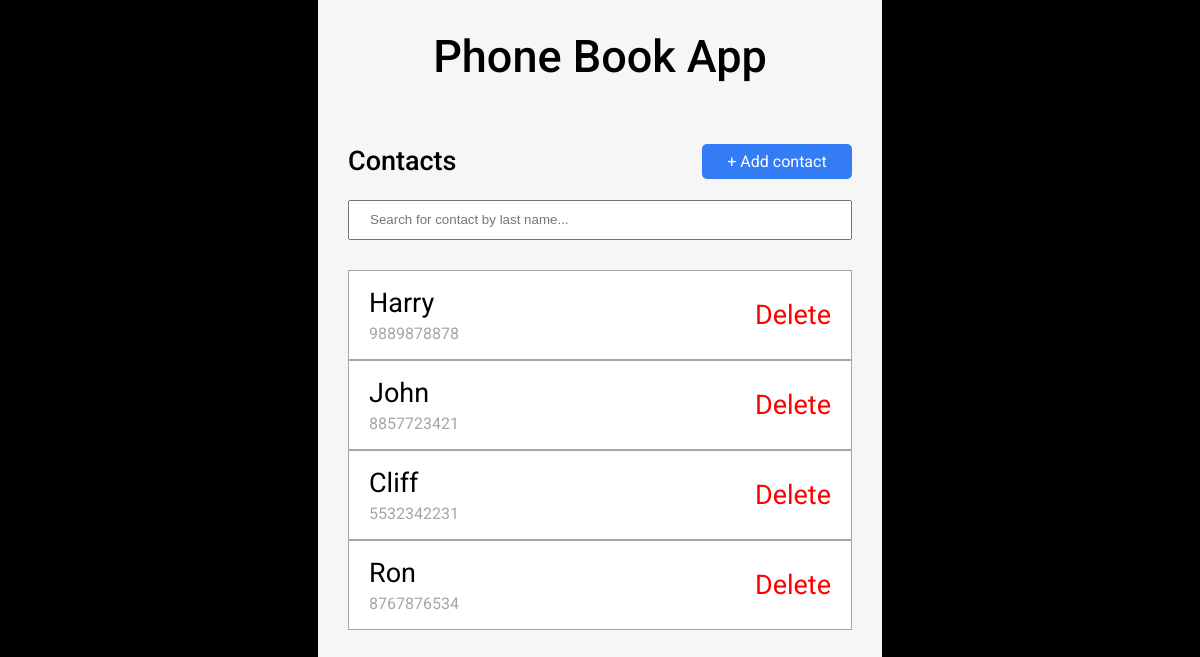
Before: / with the older database file.
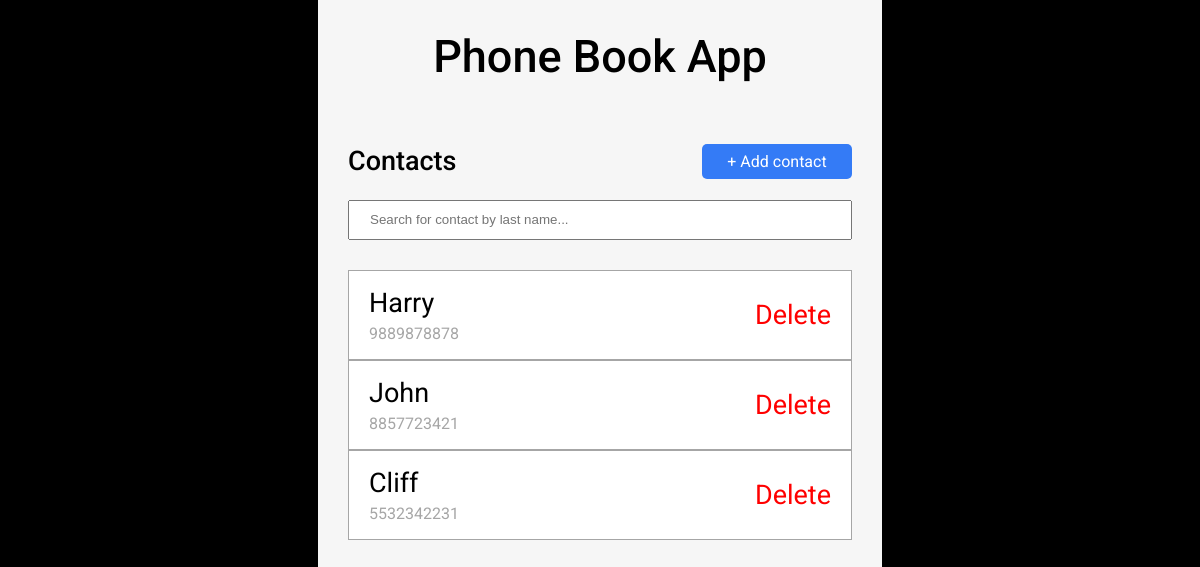
After: the same page with the newer database file.
### base/models.py (models this page shows)
class Contact(models.Model):
    name = models.CharField(max_length=200)
    number = models.CharField(max_length=15)

### base/views.py (the view)
# urls.py: path('', views.home, name="home"),
def home(request):
    q = request.GET.get('q') if request.GET.get('q') != None else ''
    contacts = Contact.objects.filter(
        Q(name__icontains=q) |
        Q(number__icontains=q)
        )
    context = {"contacts": contacts}
    return render(request, 'base/home.html', context)

### base/templates/base/home.html
{% extends 'main.html' %}
{% block content %}
    <header>
        <div class="top-bar">
            <h2>Contacts</h2>
            <a href="{% url 'addContact' %}">+ Add contact</a>
        </div>
        <form action="{% url 'home' %}" method="GET">
            <input type="text" name="q" placeholder="Search for contact by last name..." id="search">
        </form>
        {% for contact in contacts %}
            <div class="contact">
                <div>
                    <a href="{% url 'editContact' contact.id %}" class="name">{{contact.name}}</a>
                    <div class="number">{{contact.number}}</div>
                </div>
                <a href="{% url 'deleteContact' contact.id %}" class="delete">Delete</a>
            </div>
        {% endfor %}
    </header>
{% endblock %}

### templates/main.html (shortened to what this page needs)
<!DOCTYPE html>
{% load static %}
<html lang="en">
<head>
    <link rel="stylesheet" href="{% static 'styles/styles.css' %}">
</head>
<body>
    <div class="container">
        <a href="{% url 'home' %}" class="heading"><h1>Phone Book App</h1></a>
        {% block content %}
        {% endblock %}
        </body>
</html>

### static/styles/styles.css (style rules this page uses)
* { box-sizing: border-box; }
body { margin: 0; padding: 0; background: #000; font-family: Roboto; }
.container { height: 100vh; width: 47%; margin: 0 auto; background: #f6f6f6; padding: 30px; }
.heading { text-decoration: none; color: black; text-align: center; }
.heading h1 { margin: 0; padding: 0; font-size: 45px; font-weight: 500; }
.top-bar { display: flex; align-items: center; justify-content: space-between; margin-top: 40px; }
.top-bar h2 { font-size: 27px; font-weight: 500; }
.top-bar a { text-decoration: none; width: 150px; height: 35px; background-color: #347bf6; color: white; border-radius: 5px; padding-top: 8px; text-align: center; }
#search { width: 100%; height: 40px; margin-bottom: 30px; padding-left: 20px; }
.contact { display: flex; align-items: center; width: 100%; height: 90px; background: white; padding: 20px; justify-content: space-between; border: #a6a6a6 solid 1px; }
.name { text-decoration: none; color: black; font-size: 27px; }
.number { margin-top: 5px; color: #a6a6a6; }
.delete { text-decoration: none; color: red; font-size: 27px; }

Changed rows visible on the page:
removed Contact: name "Ron", number "8767876534"
